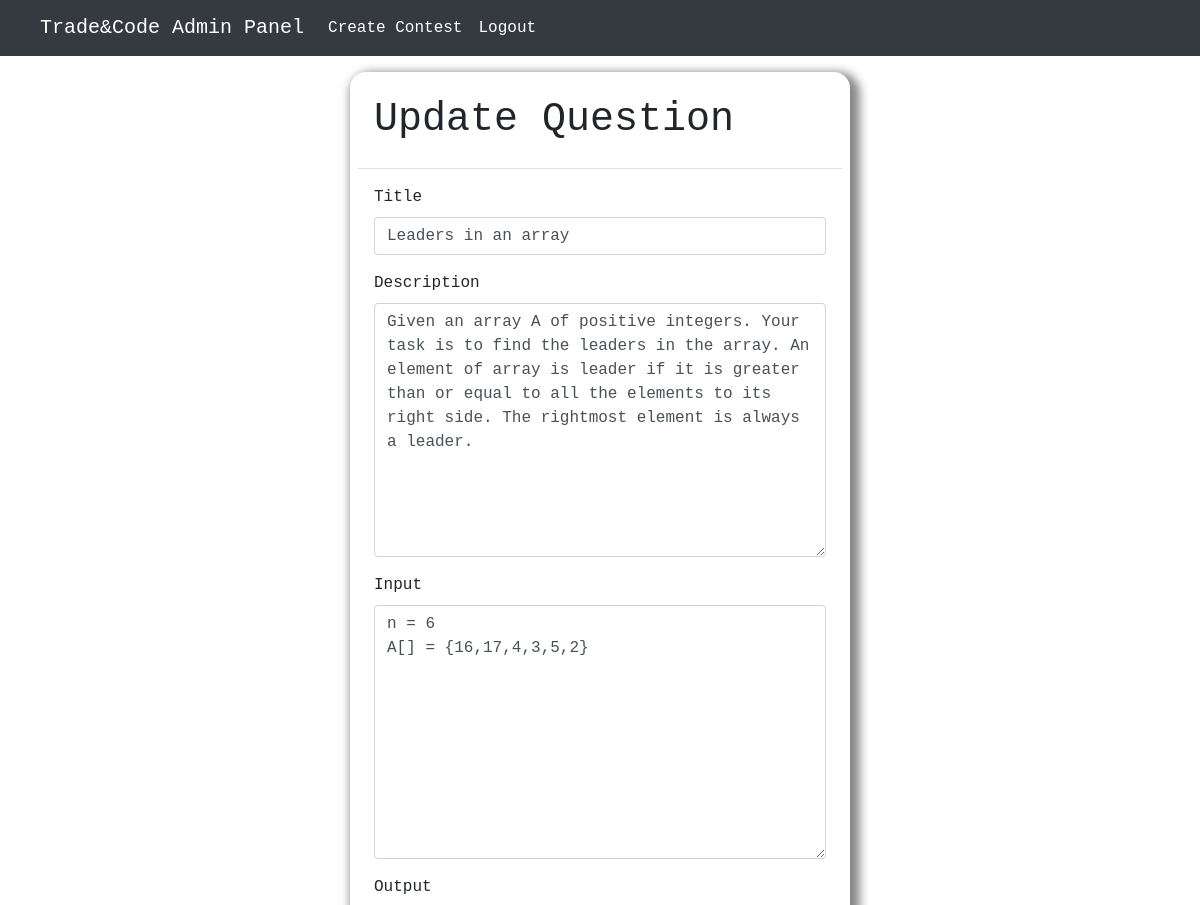
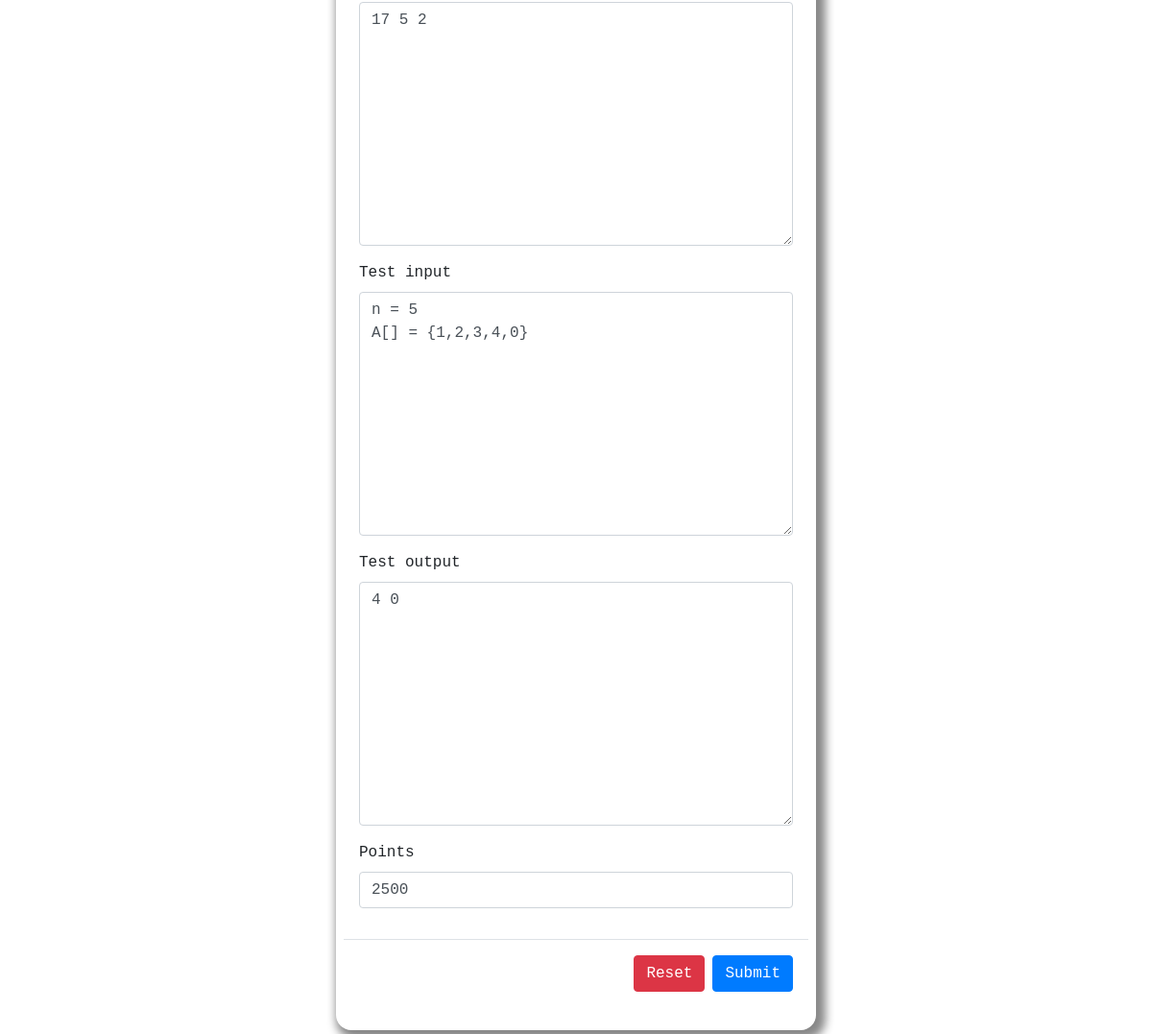
The page /adminPanel/updatequestion/1f85980a-db2d-4681-8fca-cdf29529431d (signed in) on the database its author committed (2 pictures, top to bottom).
### models/models.py (models this page shows)
class Question(models.Model):
    id = models.CharField(max_length=256, default=uuid.uuid4, primary_key=True)
    roundId = models.ForeignKey("Round", on_delete=models.CASCADE)
    title = models.CharField(max_length=256, null=True, blank=True)
    description = models.TextField(max_length=5000, null=True, blank=True)
    input = models.TextField(max_length=256, null=True, blank=True)
    output = models.TextField(max_length=256, null=True, blank=True)
    test_input = models.TextField(max_length=256, null=True, blank=True)
    test_output = models.TextField(max_length=256, null=True, blank=True)
    points = models.PositiveBigIntegerField(default=2500, null=True, blank=True)

### adminpanel/views.py (the view, shortened to what this page needs)
# urls.py: path('updatequestion/<str:id>', UpdateQuestion.as_view(), name="update-question"),
class UpdateQuestion(LoginRequiredMixin, PermissionRequiredMixin, View):
    permission_required = "auth.admin"
    def get(self, request, id):
        question = get_object_or_404(Question, pk=id)
        form = QuestionForm(instance=question)
        return render(request, "update/updateQuestion.html", {"form": form, "docTitle": "Update Question"})

### adminpanel/forms.py
class QuestionForm(forms.ModelForm):
    class Meta:
        model = Question
        exclude = ['id', 'roundId']

### templates/update/updateQuestion.html (shortened to what this page needs)
{% extends 'base/base.html' %}
{% load crispy_forms_tags %}
{% block css %}
    {% load bootstrap4 %}
    {% bootstrap_css %}
{% endblock %}
{% block content %}
    <div style="font-family: monospace; padding: 1rem">
        <div style="margin: 0 auto; width: 500px; padding: .5rem;  box-shadow: 5px 5px 10px 5px #888888;border-radius: 1rem"
             class="form">
            <form method="POST" class="form-group">
                <div class="modal-header">
                    <h1>Update Question</h1>
                </div>
                <div class="modal-body">
                    {% bootstrap_form form %}
                </div>
                <div class="modal-footer">
                    {% buttons %}
                        <button type="reset" class="btn btn-danger">Reset</button>
                        <button type="submit" class="btn btn-primary">Submit</button>
                    {% endbuttons %}
                </div>
            </form>
        </div>
    </div>
{% endblock %}

### rows shown on the page
Question: title "Leaders in an array", description "Given an array A of positive integers. Your task is to find the leaders in the array. An element of array is leader if it is greater than or equal to all the elements to its right side. The rightmost element is always a leader.", input "n = 6 A[] = {16,17,4,3,5,2}", output "17 5 2", test_input "n = 5 A[] = {1,2,3,4,0}", test_output "4 0", points "2500"
